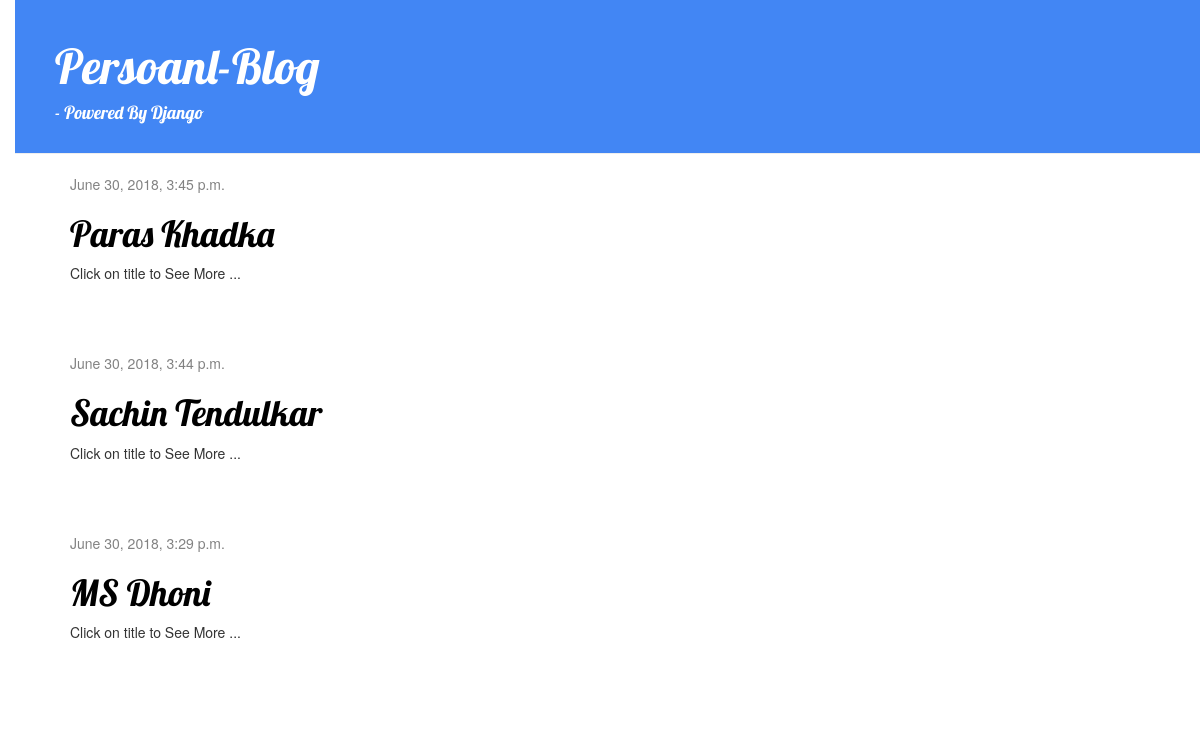
The page / on the database its author committed.
### blog/models.py (models this page shows, shortened)
class Post(models.Model):
	author = models.ForeignKey('auth.User', on_delete=models.CASCADE)
	title = models.CharField(max_length=200)
	text = models.TextField()
	created_date = models.DateTimeField(
		default=timezone.now)
	published_date = models.DateTimeField(
		blank=True, null=True)

### blog/views.py (the view)
# urls.py: path('', views.post_list, name='post_list'),
def post_list(request):
	posts = Post.objects.order_by('id')[::-1]
	return render(request, 'blog/post_list.html', {'posts':posts})

### blog/templates/blog/post_list.html
{% extends 'blog/base.html' %}
{% block content %}
	{% for post in posts %}
	    <div class="post">
	        <div class="date">
	            {{ post.published_date }}
	        </div>
	        <h1><a href="{% url 'post_detail' pk=post.pk %}">{{ post.title }}</a></h1>
	        <p>
	        	Click on title to See More ...
	        </p>
	    </div>
	{% endfor %}
{% endblock %}

### blog/templates/blog/base.html (shortened to what this page needs)
<!DOCTYPE html>
{% load staticfiles %}
<html>
	<head>
		<link rel="stylesheet" href="//maxcdn.bootstrapcdn.com/bootstrap/3.2.0/css/bootstrap.min.css">
		<link rel="stylesheet" href="//maxcdn.bootstrapcdn.com/bootstrap/3.2.0/css/bootstrap-theme.min.css">
		<link rel="stylesheet" href="{% static 'css/blog.css' %}">
	</head>
	<body>
	    <div class="page-header">
	        <h1><a href="/">Persoanl-Blog<br><h4>- Powered By Django</h4></a></h1>
	    </div>
	    <div class="content container">
	        <div class="row">
	            <div class="col-md-8">
	            {% block content %}
	            {% endblock %}
	            </div>
	        </div>
	    </div>
	</body>
</html>

### blog/static/css/blog.css (style rules this page uses)
body { padding-left: 15px; }
h1 a { color: #fca205; font-family: 'Lobster'; }
.page-header { background-color: #4286f4; margin-top: 0; padding: 20px 20px 20px 40px; }
.page-header h1, .page-header h1 a, .page-header h1 a:visited, .page-header h1 a:active { color: #ffffff; font-size: 36pt; text-decoration: none; }
.content { margin-left: 40px; }
h1, h2, h3, h4 { font-family: 'Lobster', cursive; }
.date { color: #828282; }
.post { margin-bottom: 70px; }
.post h1 a, .post h1 a:visited { color: #000000; }

### rows shown on the page
Post: published_date "June 30, 2018, 3:45 p.m.", title "Paras Khadka"
Post: published_date "June 30, 2018, 3:44 p.m.", title "Sachin Tendulkar"
Post: published_date "June 30, 2018, 3:29 p.m.", title "MS Dhoni"
